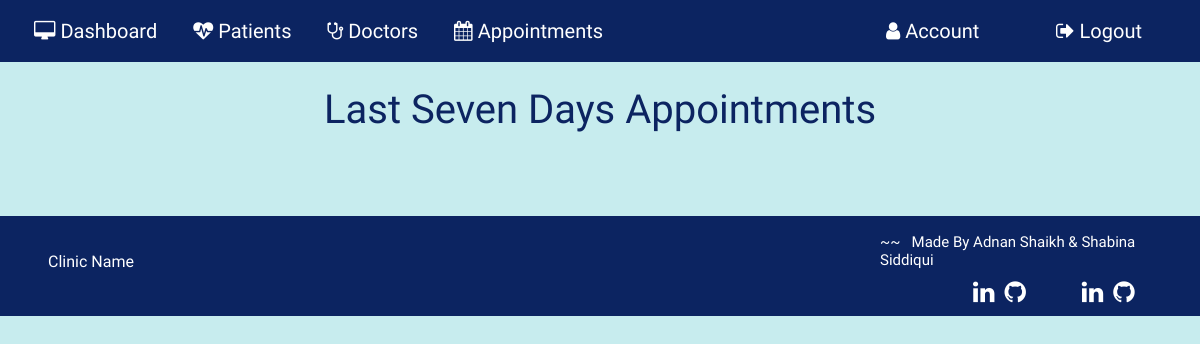
Before: /allapp (signed in) with the older database file.
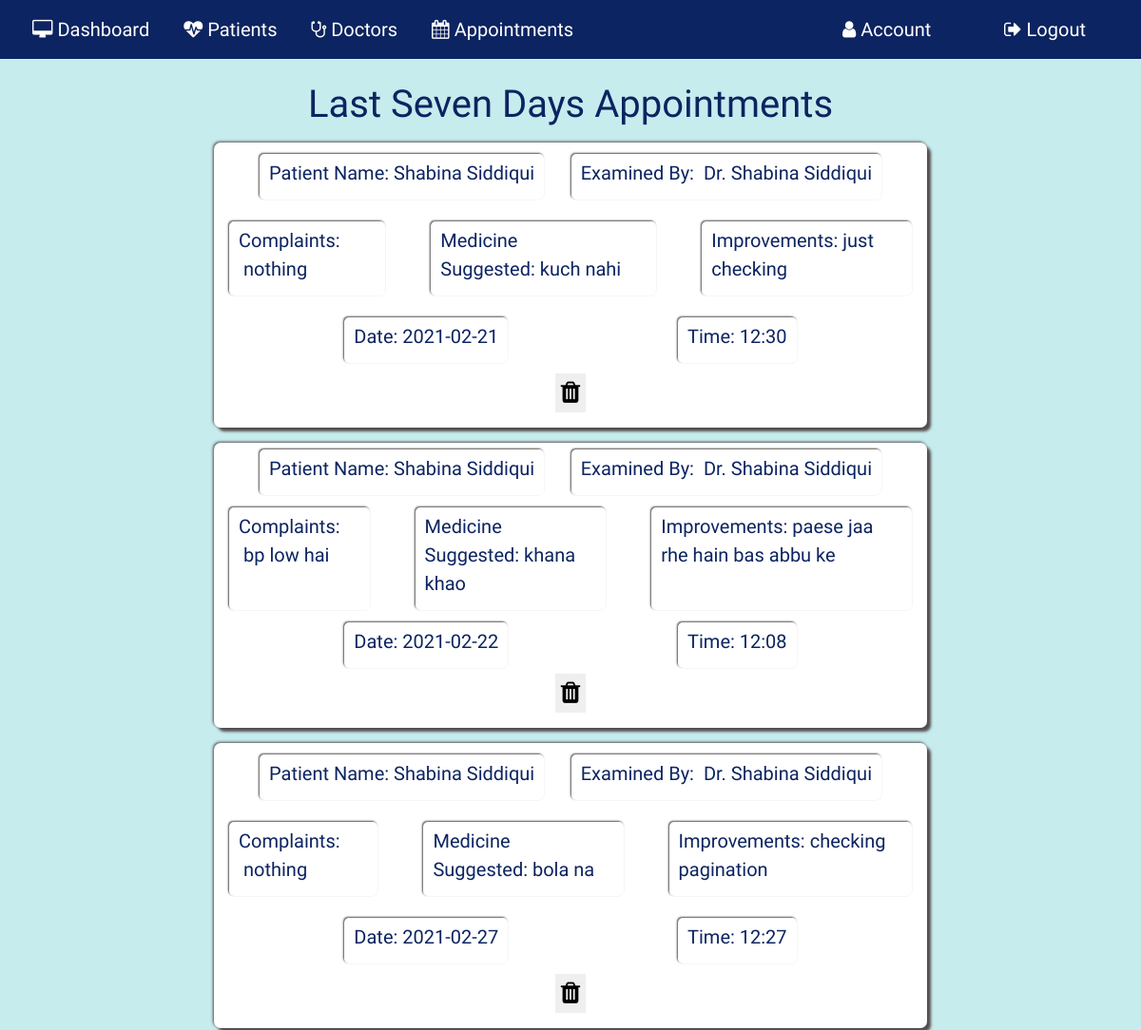
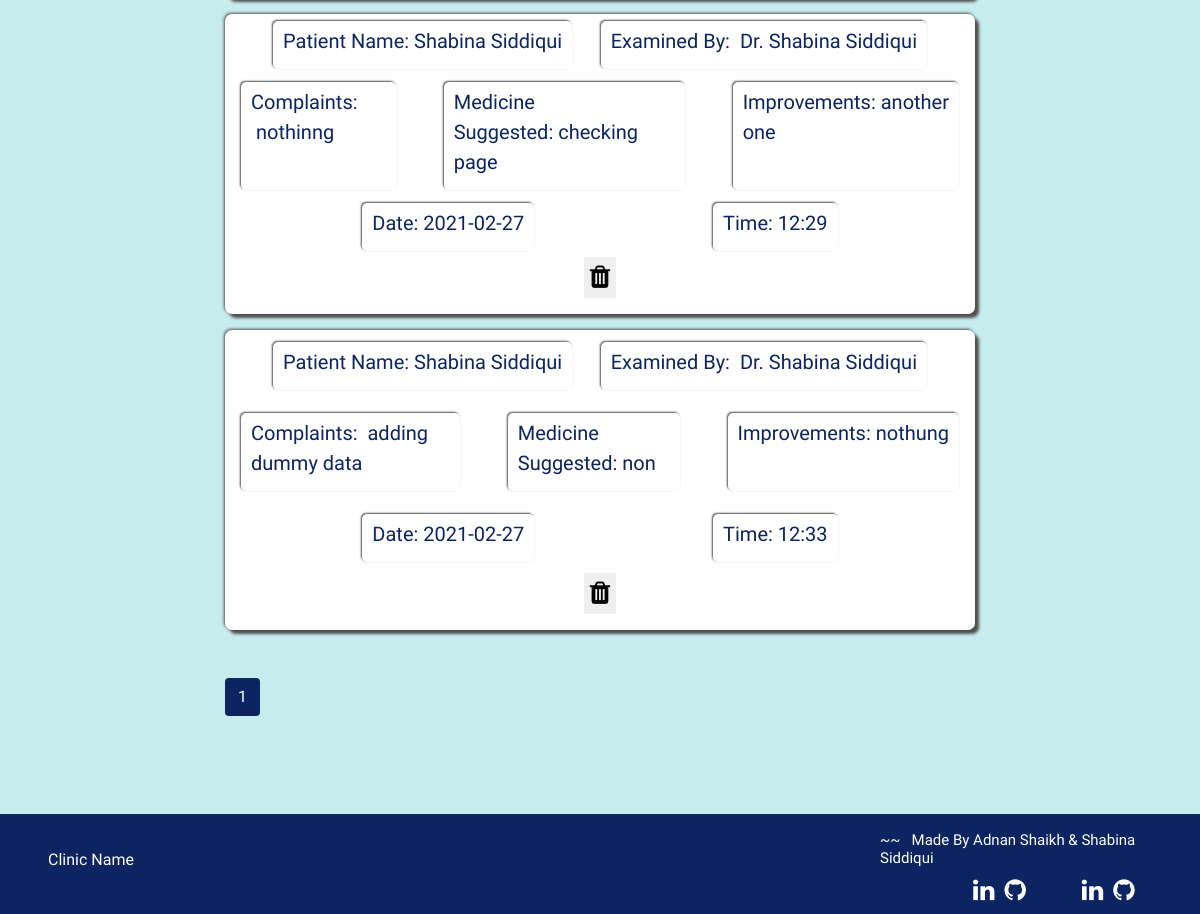
After: the same page with the newer database file (2 pictures, top to bottom).
### application/routes.py (models this page shows, shortened)
class Appointments(db.Model):
  __tablename__ = 'Appointments'
  id = db.Column(db.Integer, primary_key=True)
  pname=db.Column(db.String(100))
  examinedby = db.Column(db.String(100))
  complaint = db.Column(db.String(5000))
  medicine_suggested = db.Column(db.String(5000))
  improvements = db.Column(db.String(5000))
  date= db.Column(db.String(50))
  time= db.Column(db.String(50))

### application/routes.py (the view)
@app.route('/allapp', methods=['POST', 'GET'])
def allapp():
  if 'username' in session:
    today= datetime.date.today()
    seven_days_ago = datetime.date.today() - timedelta(days = 7)
    page= request.args.get('page', 1, type=int)
    allapp = Appointments.query.filter(Appointments.date<=today, Appointments.date >=seven_days_ago).paginate(page=page, per_page=5)
    return render_template('allappointment.html', allapp=allapp)

### application/templates/allappointment.html
{% extends 'layout.html' %}{% include 'includes/nav.html' %} {% block content%}
<section id="allapp">
  <div class="allapp-section">
    <h1 class="text-center mt-4">Last Seven Days Appointments</h1>
    {% for i in allapp.items %}
    <div class="form-style seven-app mt-3 d-flex">
      <div class="d-flex flex-column justify-content-around card-content">
        <div class="d-flex flex-row justify-content-between mx-5">
          <div class="card-box">
            <label for="">Patient Name:&nbsp;{{i.pname}}</label>
          </div>
          <div class="card-box">
            <label for="">Examined By: &nbsp;{{i.examinedby}}</label>
          </div>
        </div>
        <div class="d-flex flex-row justify-content-between mx-3">
          <div class="mr-5 card-box">
            <label for="">Complaints: &nbsp;{{i.complaint}}</label>
          </div>
          <div class="mr-5 card-box">
            <label for=""
              >Medicine Suggested:&nbsp;{{i.medicine_suggested}}</label
            >
          </div>
          <div class="card-box">
            <label for="">Improvements:&nbsp;{{i.improvements}}</label>
          </div>
        </div>
        <div class="d-flex flex-row justify-content-around mx-5">
          <div class="card-box">
            <label for="">Date:&nbsp;{{i.date}}</label>
          </div>
          <div class="card-box">
            <label for="">Time:&nbsp;{{i.time}}</label>
          </div>
        </div>
      </div>
      <div class="app-del-btn">
        <div class="d-flex justify-content-center mb-3">
          <button
            type="button"
            class="dbutton"
            onclick="window.location='/deleteapp/{{ i.id }}'"
          >
            <i class="fa fa-trash" aria-hidden="true"></i>
          </button>
        </div>
      </div>
    </div>
    {% endfor %} {% for page_num in allapp.iter_pages(left_edge=1, right_edge=1,
    left_current=1, right_current=2) %} {% if page_num %} {% if allapp.page ==
    page_num %}
    <a
      class="btn pagenum_current mb-4 mt-5"
      href="{{ url_for('allapp', page=page_num) }}"
      >{{ page_num }}</a
    >
    {% else %}
    <a
      class="btn pagenum mb-4 mt-5"
      href="{{ url_for('allapp', page=page_num) }}"
      >{{ page_num }}</a
    >
    {% endif %} {% else %} ... {% endif %} {% endfor %}
  </div>
  <br />
  {% include "includes/footer.html" %}
</section>
{% endblock content%}

### application/templates/layout.html (shortened to what this page needs)
<!DOCTYPE html>
<html lang="en">
  <head>
    <link
      rel="stylesheet"
      href="https://maxcdn.bootstrapcdn.com/bootstrap/4.0.0/css/bootstrap.min.css"
    />
    <link
      rel="stylesheet"
      href="https://cdnjs.cloudflare.com/ajax/libs/font-awesome/4.7.0/css/font-awesome.min.css"
    />
    <link
      rel="stylesheet"
      href="//code.jquery.com/ui/1.12.1/themes/base/jquery-ui.css"
    />
    <link
      rel="stylesheet"
      type="text/css"
      href="{{ url_for('static', filename = 'main.css') }}"
    />
    <link
      rel="stylesheet"
      type="text/css"
      href="{{ url_for('static', filename = 'nav.css') }}"
    />
    <link
      rel="stylesheet"
      type="text/css"
      href="{{ url_for('static', filename = 'newpatient.css') }}"
    />
    <link
      rel="stylesheet"
      type="text/css"
      href="{{ url_for('static', filename = 'patrcd.css') }}"
    />
    <link
      rel="stylesheet"
      type="text/css"
      href="{{ url_for('static', filename = 'account.css')}}"
    />
    <link
      rel="stylesheet"
      href="{{ url_for('static', filename = 'viewapp.css')}}"
    />
    <link
      rel="stylesheet"
      href="{{ url_for('static', filename = 'appointment.css')}}"
    />
    <link
      rel="stylesheet"
      href="{{ url_for('static', filename = 'adddoctor.css')}}"
    />
    <link
      rel="stylesheet"
      href="{{ url_for('static', filename = 'commonstyle.css')}}"
    />
    <link
      rel="stylesheet"
      href="{{ url_for('static', filename = 'alldoc.css')}}"
    />
    <link
      rel="stylesheet"
      href="{{ url_for('static', filename = 'allapp.css')}}"
    />
    <link
      rel="stylesheet"
      href="{{ url_for('static', filename = 'popup.css')}}"
    />
    <link
      rel="stylesheet"
      href="{{ url_for('static', filename = 'footer.css')}}"
    />
    <link
      rel="stylesheet"
      href="{{ url_for('static', filename = 'home.css')}}"
    />
  </head>
  <body>
    {% block nav %} {% endblock nav %}  {% block content %} {% endblock content %} {% block
    footer %} {% endblock footer %}
  </body>
</html>

### application/templates/includes/nav.html (shortened to what this page needs)
{% extends 'layout.html' %} {% block nav %}
<div class="row-nav">
  <div class="nav-left">
    <nav class="navbar navbar-expand">
      <ul class="navbar-nav" navbar>
        <li class="nav-item">
          <a href="{{ url_for('home') }}" class="nav-link"
            ><i class="fa fa-desktop" aria-hidden="true">&nbsp;</i>Dashboard</a
          >
        </li>
        <li class="nav-item dropdown">
          <a href="" class="nav-link dropbtn"
            ><i class="fa fa-heartbeat" aria-hidden="true">&nbsp;</i>Patients</a
          >
        </li>
        <li class="nav-item dropdown">
          <a href="" class="nav-link dropbtn"
            ><i class="fa fa-stethoscope" aria-hidden="true">&nbsp;</i
            >Doctors</a
          >
        </li>
        <li class="nav-item dropdown">
          <a href="" class="nav-link dropbtn"
            ><i class="fa fa-calendar" aria-hidden="true">&nbsp;</i
            >Appointments</a
          >
        </li>
      </ul>
    </nav>
  </div>
  <div class="nav-right">
    <div class="acc acc-account">
      <a href="{{ url_for('editaccount', id=1) }}" class="nav-link"
        ><i class="fa fa-user" aria-hidden="true">&nbsp;</i>Account</a
      >
    </div>
    <div class="acc acc-logout" id="logout-btn">
      <a href="#" class="nav-link openModal"
        ><i class="fa fa-sign-out" aria-hidden="true">&nbsp;</i>Logout</a
      >
    </div>
  </div>
</div>
{% endblock nav %}

### application/templates/includes/footer.html
{% extends 'layout.html' %}{% block footer %}
<section id="footer">
  <div class="inner-footer">
    <div class="ml-5 mt-2 clinic-name">
      <p>Clinic Name</p>
    </div>
    <div class="madeby">
      <h5 class="mr-5 mt-2">
        ~~ &nbsp; Made By Adnan Shaikh & Shabina Siddiqui
      </h5>
      <div class="social">
        <div class="adnan">
          <a
            href="https://www.linkedin.com/in/adnan-shaikh-0909/"
            target="”_blank”"
          >
            <i class="fa fa-linkedin linkedin" aria-hidden="true"></i>
          </a>
          <a href="https://github.com/adnanshaikh2000" target="”_blank”">
            <i class="fa fa-github github" aria-hidden="true"></i>
          </a>
        </div>
        <div class="shabina">
          <a
            href="https://www.linkedin.com/in/shabina-siddiqui/"
            target="”_blank”"
          >
            <i class="fa fa-linkedin linkedin" aria-hidden="true"></i>
          </a>
          <a href="https://github.com/shabinasiddiqui" target="”_blank”">
            <i class="fa fa-github github" aria-hidden="true"></i>
          </a>
        </div>
      </div>
    </div>
  </div>
</section>
{% endblock footer %}

### application/static/nav.css (style rules this page uses)
.nav-link { color: white; margin: 0 10px; font-size: 20px; border-radius: 7px; font-family: "Audiowide", cursive; }
.row-nav { display: flex; flex-direction: row; justify-content: space-between; background: #0c2461; width: 100%; height: 9%; position: static; }
.dropdown { position: relative; display: inline-block; font-family: "Audiowide", cursive; }
.nav-right { display: flex; align-items: center; }
.acc { width: 170px; align-items: flex-end; }

### application/static/patrcd.css (style rules this page uses)
body { counter-reset: Serial; }

### application/static/commonstyle.css (style rules this page uses)
a { text-decoration: none; }
h1, h2, h3 { color: #0c2461; }
ul { list-style: none; }
label { color: #0c2461; }
body { background: #c7ecee; width: 100vw; background-size: cover; background-position: center; font-family: "Dosis", sans-serif; }
.form-style { font-size: 20px; color: #0c2461; display: flex; flex-direction: column; align-items: center; background: white; border-radius: 7px; box-shadow: 4px 4px 3px rgb(83, 78, 78), -1px -1px 3px rgb(83, 78, 78); }
.pagenum_current { background: #0c2461; color: white; }

### application/static/allapp.css (style rules this page uses)
#allapp { display: flex; flex-direction: column; align-items: center; }
.allapp-section { width: 750px; }
.seven-app { height: 300px; width: inherit; }
.card-content { height: inherit; }
.app-del-btn { width: inherit; }
.app-del-btn button { border: none; font-size: 26px; }
.card-box { padding: 5px 10px; background: rgb(255, 255, 255); border-radius: 5px; box-shadow: -1px -1px 2px rgb(83, 78, 78); }

### application/static/footer.css (style rules this page uses)
#footer { z-index: -1; position: relative; bottom: 0px; height: 150px; display: flex; align-items: flex-end; color: white; }
.inner-footer { background: #0c2461; height: 100px; width: 100vw; display: flex; flex-direction: row; align-items: center; justify-content: space-between; }
.madeby { width: 320px; display: flex; flex-direction: column; }
.madeby h5 { font-size: 15px; }
.social { display: flex; flex-direction: row; }
.social div i { font-size: 25px; }
.adnan { position: relative; left: 90px; }
.shabina { position: relative; left: 140px; }
.linkedin { margin: 3px; border-radius: 5px; color: white; }
.github { margin: 3px; border-radius: 5px; color: white; }

Changed rows visible on the page:
added Appointments: pname "Shabina Siddiqui", examinedby "Dr. Shabina Siddiqui", complaint "nothing", medicine_suggested "kuch nahi", improvements "just checking", date "2021-02-21", time "12:30"
added Appointments: pname "Shabina Siddiqui", examinedby "Dr. Shabina Siddiqui", complaint "bp low hai", medicine_suggested "khana khao", improvements "paese jaa rhe hain bas abbu ke", date "2021-02-22", time "12:08"
added Appointments: pname "Shabina Siddiqui", examinedby "Dr. Shabina Siddiqui", complaint "nothing", medicine_suggested "bola na", improvements "checking pagination", date "2021-02-27", time "12:27"
added Appointments: pname "Shabina Siddiqui", examinedby "Dr. Shabina Siddiqui", complaint "nothinng", medicine_suggested "checking page", improvements "another one", date "2021-02-27", time "12:29"
added Appointments: pname "Shabina Siddiqui", examinedby "Dr. Shabina Siddiqui", complaint "adding dummy data", medicine_suggested "non", improvements "nothung", date "2021-02-27", time "12:33"
Other visible differences:
new list line: "1"
